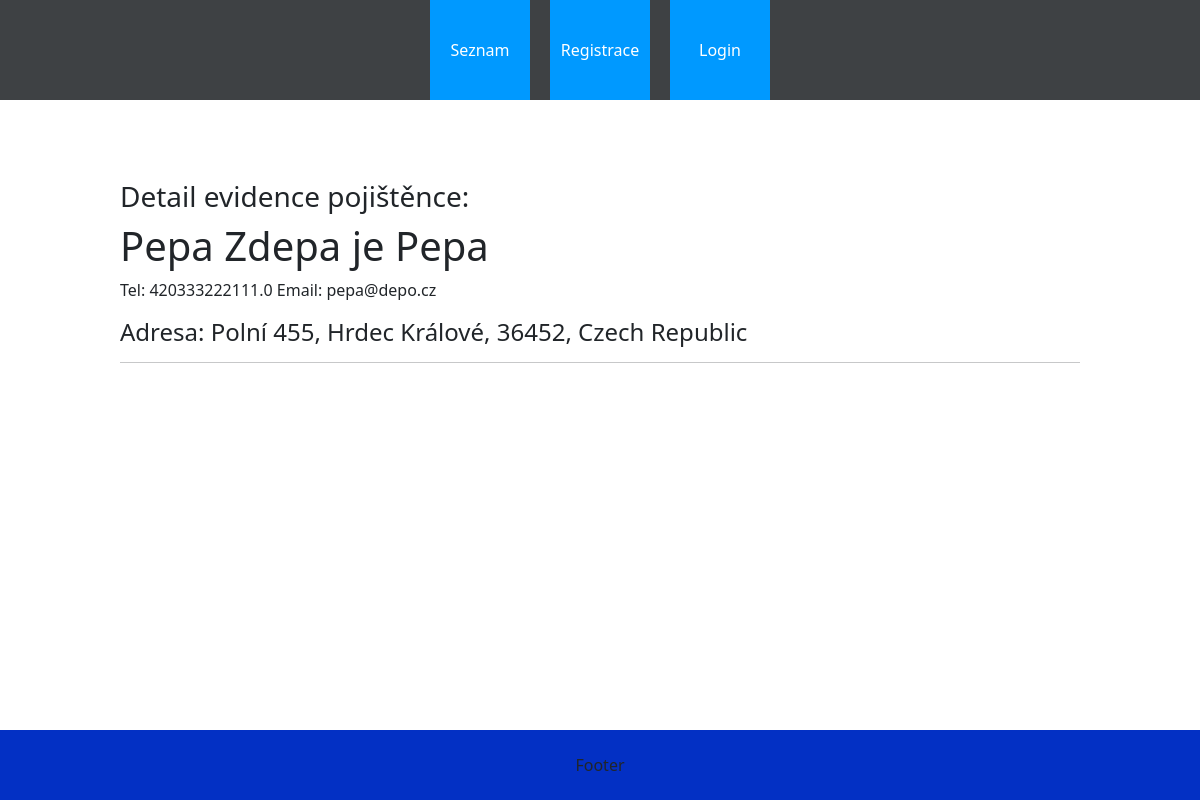
The page /pojistenci/3/pojistenec_detail/ on the database as committed earlier.
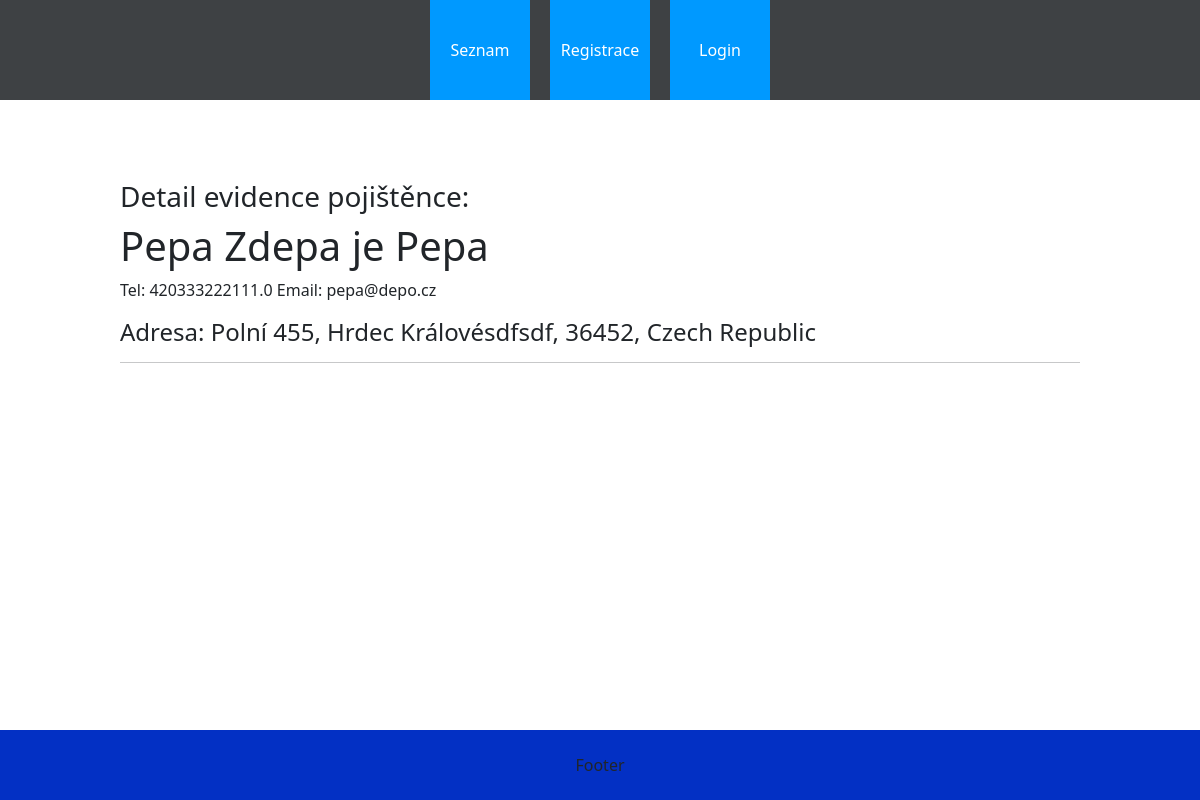
The same page on the database as committed later.
### pojistenci/models.py (models this page shows, shortened)
class Pojistenec(models.Model):
    jmeno = models.CharField(max_length=200)
    prijmeni = models.CharField(max_length=200)
    email = models.EmailField(max_length=200)
    telefon = models.CharField(max_length=15)
    ulice_cp = models.CharField(max_length=200)
    mesto = models.CharField(max_length=100)
    psc = models.CharField(max_length=9)
    stat = models.CharField(max_length=50)
    class Meta:
        verbose_name = 'Pojištěnec'
        verbose_name_plural = 'Pojištěnci'

### pojistenci/views.py (the view, shortened to what this page needs)
class AktualPojistenec(generic.DetailView):
    model = Pojistenec
    template_name = 'pojistenci/pojistenec_detail.html'
    def get(self, request, pk=0):
        try:
            pojistenec = self.get_object()
        except:
            return redirect('pojistenci')
        return render(request, self.template_name, {'pojistenec': pojistenec})

### pojistenci/templates/pojistenci/pojistenec_detail.html (shortened to what this page needs)
{% extends 'base.html' %}
{% block content %}
<h3>Detail evidence pojištěnce: </h3>
<h1>{{pojistenec.jmeno}} {{pojistenec.prijmeni}}</h1>
<p>Tel: {{pojistenec.telefon}}        Email: {{pojistenec.email}}</p>
<h4>Adresa: {{pojistenec.ulice_cp}}, {{pojistenec.mesto}}, {{pojistenec.psc}}, {{pojistenec.stat}}</h4>
<hr>
{% endblock %}

Rows that differ between the two databases and show on the page:
changed Pojistenec "Pepa": mesto "Hrdec Králové" → "Hrdec Královésdfsdf"
